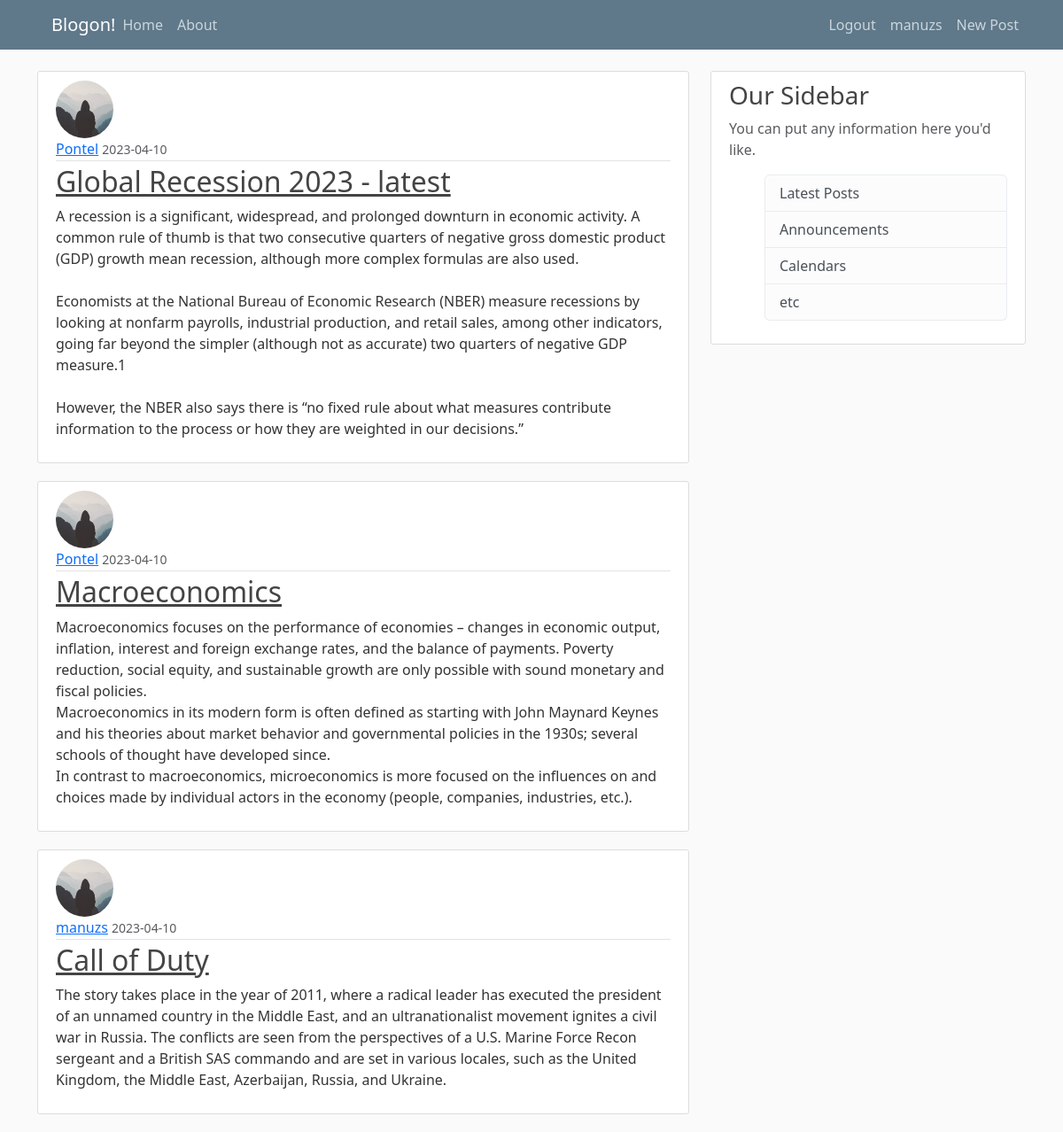
Page /home (signed in) on the committed database.
### flaskblog/models.py (models this page shows, shortened)
class User(db.Model, UserMixin):
    id = db.Column(db.Integer, primary_key = True)
    username = db.Column(db.String(20), unique =True, nullable = False)
    email = db.Column(db.String(120), unique =True, nullable = False)
    image_file = db.Column(db.String(20), default = 'default.jpg')
    password = db.Column(db.String(60), nullable = False)
    posts = db.relationship('Post', backref = 'author', lazy = True)

class Post(db.Model):
    id = db.Column(db.Integer, primary_key = True)
    title = db.Column(db.String(100), nullable = False)
    date_posted = db.Column(db.DateTime, nullable = False, default = datetime.utcnow)
    content = db.Column(db.Text, nullable = False)
    user_id = db.Column(db.Integer, db.ForeignKey('user.id'), nullable = False)

### flaskblog/routes.py (the view)
@app.route("/")
@app.route("/home")
def home():
    page = request.args.get('page', 1, type=int)
    posts = Post.query.order_by(Post.date_posted.desc()).paginate(page = page, per_page = 3)
    return render_template('home.html', posts = posts)

### flaskblog/models.py (called while the page is built)
@login_manager.user_loader
def load_user(user_id):
    return User.query.get(int(user_id))

### flaskblog/templates/home.html
{% extends "layout.html" %}
{% block content %}
    {% for post in posts %}
      <article class="media content-section">
        <img class="rounded-circle article-img" src="{{ url_for('static', filename = 'profile_pics/' + post.author.image_file) }}">
        <div class="media-body">
          <div class="article-metadata">
            <a class="mr-2" href="#">{{ post.author.username }}</a>
            <small class="text-muted">{{ post.date_posted.strftime('%Y-%m-%d')}}</small>
          </div>
          <h2><a class="article-title" href="{{url_for('post', post_id = post.id)}}">{{ post.title }}</a></h2>
          <p class="article-content">{{ post.content }}</p>
        </div>
      </article>
    {% endfor %}
{% endblock content %}

### flaskblog/templates/layout.html (shortened to what this page needs)
<!DOCTYPE html>
<html>
<head>
    <link rel="stylesheet" href="https://cdn.jsdelivr.net/npm/bootstrap@5.3.0-alpha2/dist/css/bootstrap.rtl.min.css">
    <link rel ="stylesheet" href = "{{ url_for('static', filename = 'main.css') }}">
</head>
    <body>
        <header class="site-header">
            <nav class="navbar navbar-expand-md navbar-dark bg-steel fixed-top">
              <div class="container">
                <a class="navbar-brand mr-4" href="/">Blogon!</a>
                <div class="collapse navbar-collapse" id="navbarToggle">
                  <div class="navbar-nav mr-auto">
                    <a class="nav-item nav-link" href="/">Home</a>
                    <a class="nav-item nav-link" href="/about">About</a>
                  </div>
                  <div class="navbar-nav right-align">
                    {% if current_user.is_authenticated %}
                    <a class="nav-item nav-link" href="{{url_for('logout')}}">Logout</a>
                    <a class="nav-item nav-link"  href="{{url_for('account')}}">{{ current_user.username}}</a>
                    <a class="nav-item nav-link"  href="{{url_for('new_post')}}">New Post</a>
                    {% else %}
                    <a class="nav-item nav-link" href="{{url_for('login')}}">Login</a>
                    <a class="nav-item nav-link" href="{{url_for('register')}}">Register</a>
                    {% endif %}
                  </div>
                </div>
              </div>
            </nav>
          </header>
          <main role="main" class="container">
            <div class="row">
              <div class="col-md-8">
                {% block content %}{% endblock %}
              </div>
              <div class="col-md-4">
                <div class="content-section">
                  <h3>Our Sidebar</h3>
                  <p class='text-muted'>You can put any information here you'd like.
                    <ul class="list-group">
                      <li class="list-group-item list-group-item-light">Latest Posts</li>
                      <li class="list-group-item list-group-item-light">Announcements</li>
                      <li class="list-group-item list-group-item-light">Calendars</li>
                      <li class="list-group-item list-group-item-light">etc</li>
                    </ul>
                  </p>
                </div>
              </div>
            </div>
          </main>
    </body>
</html>

### flaskblog/static/main.css (style rules this page uses)
body { background: #fafafa; color: #333333; margin-top: 5rem; }
h1, h2, h3, h4, h5, h6 { color: #444444; }
.bg-steel { background-color: #5f788a; }
.site-header .navbar-nav .nav-link { color: #cbd5db; }
.content-section { background: #ffffff; padding: 10px 20px; border: 1px solid #dddddd; border-radius: 3px; margin-bottom: 20px; }
.article-title { color: #444444; }
.article-content { white-space: pre-line; }
.article-img { height: 65px; width: 65px; margin-right: 16px; }
.article-metadata { padding-bottom: 1px; margin-bottom: 4px; border-bottom: 1px solid #e3e3e3 }
.right-align { margin-left: auto; margin-right: 0; }

### rows in the picture
User: username "manuzs"
Post: image_file (placeholder picture), author.username "Pontel", date_posted "2023-04-10", title "Global Recession 2023 - latest", content "A recession is a significant, widespread, and prolonged downturn in economic activity. A common rule of thumb is that two consecutive quarters of negative gross domestic product (GDP) growth mean recession, although more complex formulas are also used. Economists at the National Bureau of Economic Research (NBER) measure recessions by looking at nonfarm payrolls, industrial production, and retail sales, among other indicators, going far beyond the simpler (although not as accurate) two quarters of negative GDP measure.1 However, the NBER also says there is “no fixed rule about what measures contribute information to the process or how they are weighted in our decisions.”"
Post: image_file (placeholder picture), author.username "Pontel", date_posted "2023-04-10", title "Macroeconomics", content "Macroeconomics focuses on the performance of economies – changes in economic output, inflation, interest and foreign exchange rates, and the balance of payments. Poverty reduction, social equity, and sustainable growth are only possible with sound monetary and fiscal policies. Macroeconomics in its modern form is often defined as starting with John Maynard Keynes and his theories about market behavior and governmental policies in the 1930s; several schools of thought have developed since. In contrast to macroeconomics, microeconomics is more focused on the influences on and choices made by individual actors in the economy (people, companies, industries, etc.)."
Post: image_file (placeholder picture), author.username "manuzs", date_posted "2023-04-10", title "Call of Duty", content "The story takes place in the year of 2011, where a radical leader has executed the president of an unnamed country in the Middle East, and an ultranationalist movement ignites a civil war in Russia. The conflicts are seen from the perspectives of a U.S. Marine Force Recon sergeant and a British SAS commando and are set in various locales, such as the United Kingdom, the Middle East, Azerbaijan, Russia, and Ukraine."
